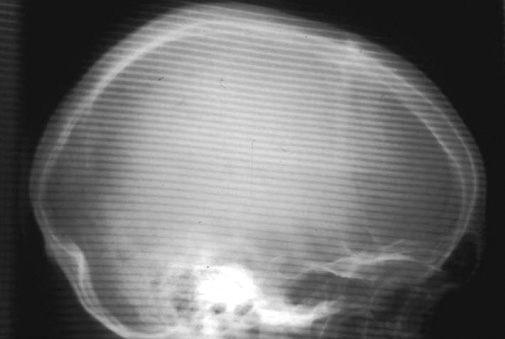
#> input picture Im1.jpg, 505 x 339 px
$ jupyter execute --allow-errors Hw.ipynb
#> lines starting #> are read from the running program, lines starting #| are printed output that depends on the picture; after the words box and inside, x2 and y2 are one past the last pixel; in counts of white or black regions, pixels touching at a corner belong together; long printed decimals are rounded
[cell 1]
import numpy as np
import cv2
import matplotlib.pyplot as plt

# Exercise 1

## Q1
Load the file Im1.jpg in Im1. Display the image and describe the problem with
this image.

[cell 2]
img = cv2.imread('Im1.jpg', cv2.IMREAD_GRAYSCALE)
#> img is the input picture: shape (339, 505); min 16, max 255, mean 111.2
plt.imshow(img, cmap='gray', vmin=0, vmax=255)
plt.axis('off')
plt.show()

[cell 3]
print(f"the shape of the image is: {img.shape}")
#| the shape of the image is: (339, 505)
print(f"the range of the image is: {img.min()} to {img.max()}")
#| the range of the image is: 16 to 255
print("the type of the image is: ", img.dtype)
#| the type of the image is:  uint8

[cell 4]
img = img/255
print(f"the range of the image is: {img.min()} to {img.max()}")
#| the range of the image is: 0.06275 to 1.0
print("the type of the image is: ", img.dtype)
#| the type of the image is:  float64

Problems with the image:
- we can see the image has some horizontal noise.
- there is shallow white area in the left side of the image.
- we can see the dark pixels in the image are not zero.

# Q2
Use a mean filter of size 3×3 and 5×5 to denoise. Display and comment the results.

[cell 5]
img_mean_3 = cv2.blur(img,(3,3))
plt.imshow(img_mean_3, cmap='gray', vmin=0, vmax=1)
plt.axis('off')
plt.show()

[cell 6]
img_mean_5 = cv2.blur(img,(5,5))
plt.imshow(img_mean_5, cmap='gray', vmin=0, vmax=1)
plt.axis('off')
plt.show()

we can see the lines are disappeared a bit.
obviously, in 3x3 filter, the lines are more clear than 5x5 filter.

# Q3
Compute and display the amplitude of the Fourier Transform of Im1.

[cell 7]
img_fft_raw = np.fft.fft2(img)
img_fft = np.fft.fftshift(img_fft_raw)
img_fft_amp = np.log1p(np.abs(img_fft))
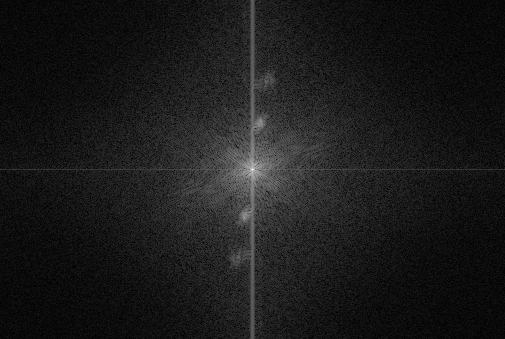
#> img_fft_amp: shape (339, 505) float64; min 0.000896, max 11.22, mean 1.18; drawn with min black and max white
print("the shape of the image is: ", img_fft_amp.shape)
#| the shape of the image is:  (339, 505)
plt.imshow(img_fft_amp.astype(np.uint8), cmap='gray')
plt.axis('off')
plt.show()
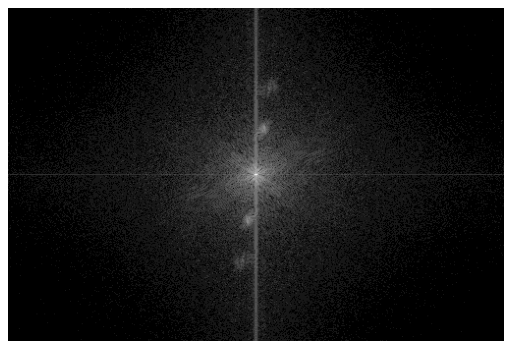
#> figure drawn by matplotlib, 1 panel

# Q4
Detect in the amplitude of the spectrum the noise patterns which might be due to
the Moiré effect. Write the commands to detect/display these zones of the matrix.
(Inspect the position by hand in the matrix/image, then check in the matrix of the
amplitude, there should be be 4 “anomalies”).

[cell 8]
rec_locs = [(120, 260), (85, 270), (219, 240), (255, 240)]
rec_daimeter = [20, 20, 20, 20]

img_fft_raw = np.fft.fft2(img)
img_fft = np.fft.fftshift(img_fft_raw)
img_fft_amp = np.log1p(np.abs(img_fft))
for (x,y), d in zip(rec_locs, rec_daimeter):
    img_fft_amp[x-d:x+d, y-d:y+d] *= 0.2
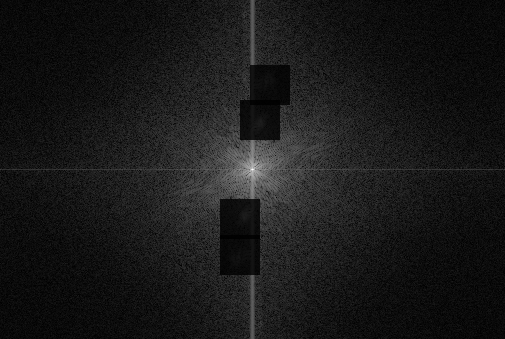
#> img_fft_amp: shape (339, 505) float64; 3.56% of pixels changed, all inside (x1, y1, x2, y2) = (220, 65, 290, 275); drawn with min black and max white

plt.imshow(img_fft_amp, cmap='gray')
plt.axis('off')
plt.show()

# Q5
Propose a filter $h$, which will be defined in the frequency domain and which should
allow to discard the problematic frequencies. Construct $\mathcal{F}(h)$ and display $|\mathcal{F}(h)|$.

[cell 9]
h = np.ones_like(img)
for (x,y), d in zip(rec_locs, rec_daimeter):
    h[x-d:x+d, y-d:y+d] = 0

plt.imshow(h, cmap='gray')
plt.axis('off')
plt.show()
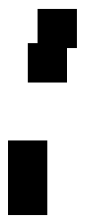
#> figure drawn by matplotlib, 1 panel

## 3D view of the filter

[cell 10]
fig = plt.figure(figsize=(10, 10))
ax = fig.add_subplot(111, projection='3d')

X, Y = np.meshgrid(np.arange(h.shape[0]), np.arange(h.shape[1]))

surf = ax.plot_surface(X, Y, h.T, cmap="Dark2",
                       linewidth=0, antialiased=False)

ax.view_init(-4, 50)
plt.show()
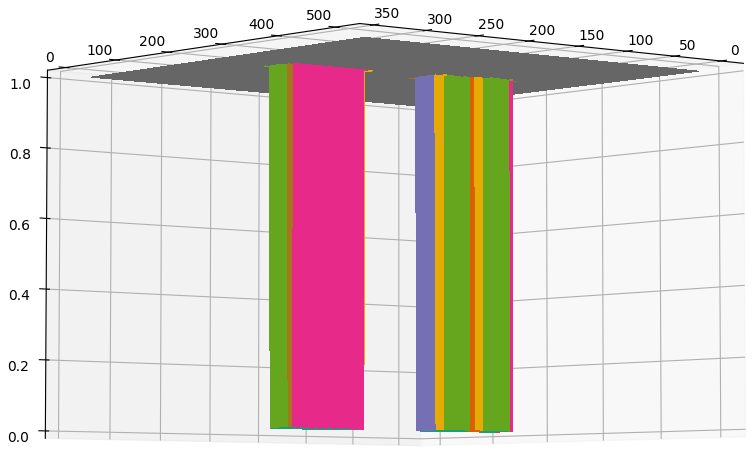
#> figure drawn by matplotlib, 1 panel

# 6
Compute F(h ∗ Im1) and display jF(h ∗ Im1)j.

we know:
$$
\mathcal{F}(h \ast Im1) = \mathcal{F}(h) \cdot \mathcal{F}(Im1)
$$

in my codes, $\mathcal{F}(h)$ is defined as $h$.

[cell 11]
filtered = img_fft * h
filtered_amp = np.log1p(np.abs(filtered))
plt.imshow(filtered_amp, cmap='gray')
plt.axis('off')
plt.show()

# 7
Compute and display h ∗ Im1.

[cell 12]
filtered_img = np.fft.ifft2(np.fft.ifftshift(filtered))
filtered_img = np.abs(filtered_img)
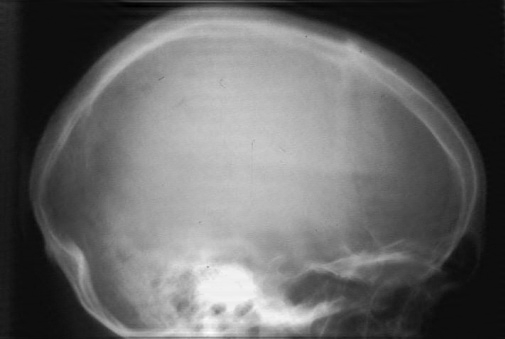
#> filtered_img: shape (339, 505) float64; min 0.0197, max 1.06, mean 0.436; drawn with min black and max white
plt.imshow(filtered_img, cmap='gray')
plt.axis('off')
plt.show()
